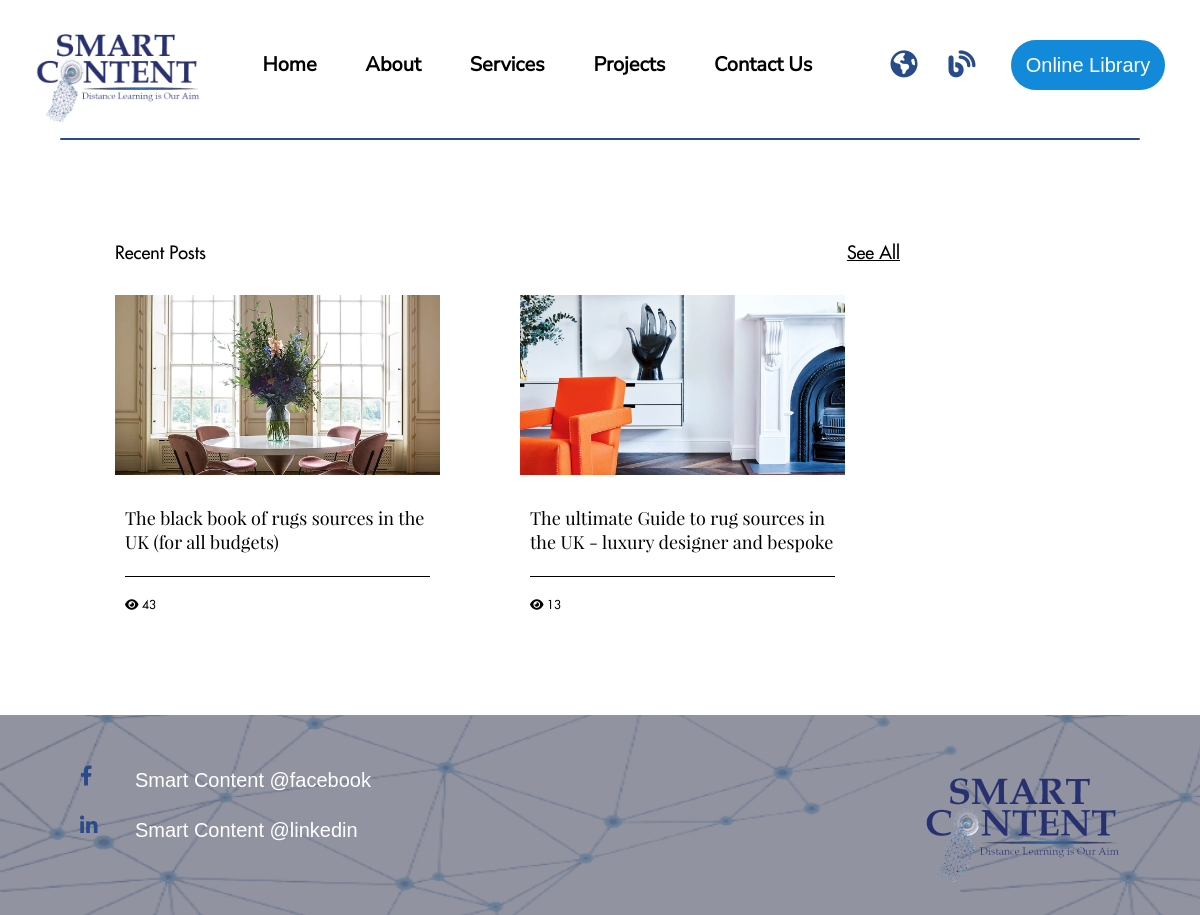
Page /article-11/ on the earlier database version.
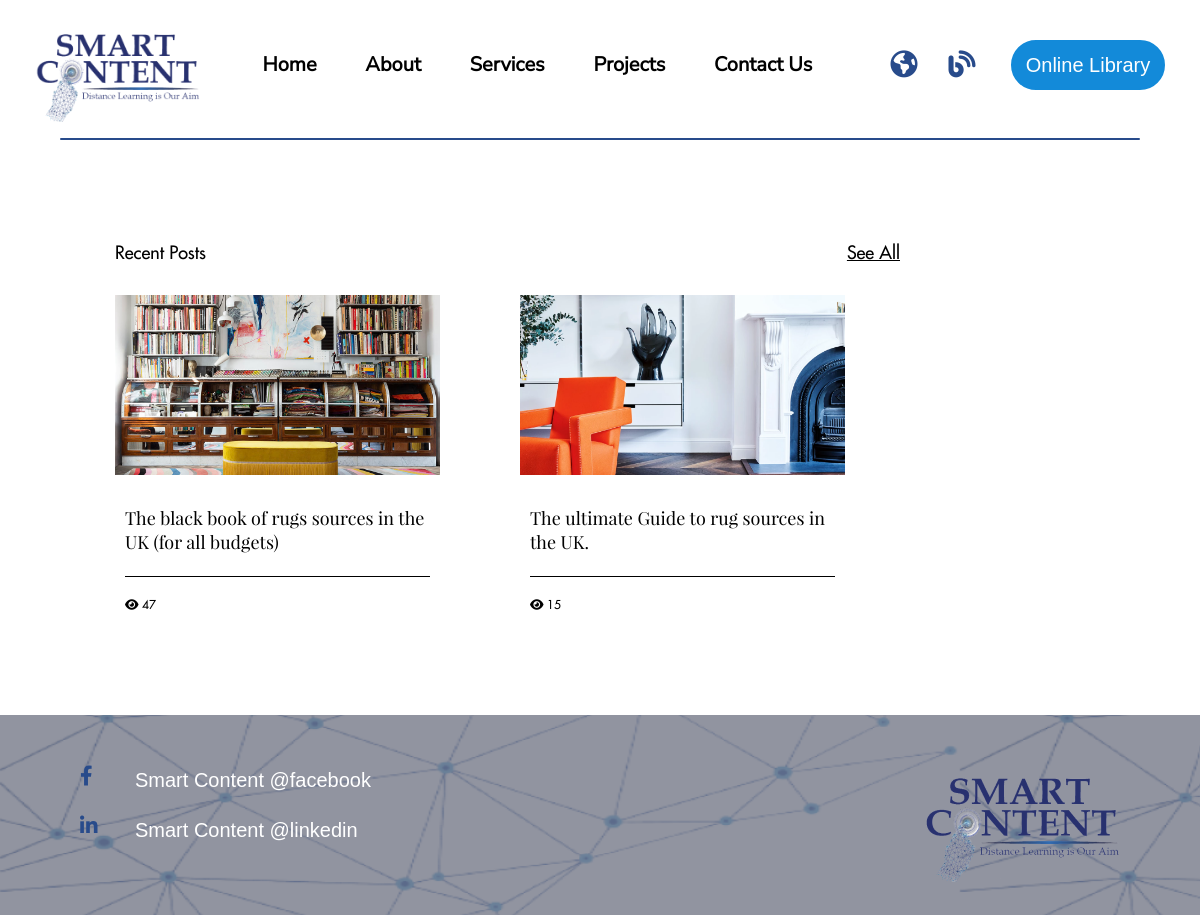
Same page on the later database version.
### home/models.py (models this page shows, shortened)
class Article(models.Model):
    article_title = models.CharField(verbose_name="Article Title", max_length=80)
    article_description = models.TextField(verbose_name="Description", max_length=200)
    date_pub = models.DateField(verbose_name="Date Published", auto_now=True)
    cover_image = models.ImageField(verbose_name="Cover Image", upload_to="uploads/photos/")
    views = models.IntegerField(editable=False, default=0)
    def visited(self):
        self.views += 1
        self.save()

### home/views.py (the view)
# urls.py: path("article-<int:article_id>/", article, name="article"),
def article(request, article_id):
    current_article = Article.objects.get(id=article_id)
    current_article.visited()
    print(current_article.views)
    paragraphs = Paragraph.objects.filter(article=current_article).order_by("order")
    recent_articles = Article.objects.all()[:2]
    context = {
        "article_title": current_article.article_title,
        "paragraphs": paragraphs,
        "recent_articles": recent_articles
    }
    return render(request, "home/article.html", context=context)

### home/templates/home/article.html (shortened to what this page needs)
{% extends "home/base.html" %}
{% load static %}
{% block content %}
<div class="article" id="top">
    <div class="content">
    </div>
</div>
<div class="recent">
    <div class="title">
        <h4>Recent Posts</h4>
        <a href="{% url 'home:blog' %}">See All</a>
    </div>
    <div class="content">
        {% for recent_article in recent_articles %}
            <a href="{% url 'home:article' recent_article.id %}" class="article-recent">
                <img src="{{ recent_article.cover_image.url }}" alt="" />
                <div class="details">
                    <h5>
                        {{ recent_article.article_title }}
                    </h5>
                    <div class="seperator"></div>
                    <span>
                        <i class="fa-regular fa-eye"></i>
                        {{ recent_article.views }}
                    </span>
                </div>
            </a>
        {% endfor %}
    </div>
</div>
{% endblock %}

Differences in the rows shown:
changed Article "The black book of rugs sources in the UK (for all budgets)": cover_image: a different picture; views "43" → "47"
changed Article: article_title "The ultimate Guide to rug sources in the UK - luxury designer and bespoke…" → "The ultimate Guide to rug sources in the UK."; views "13" → "15"
